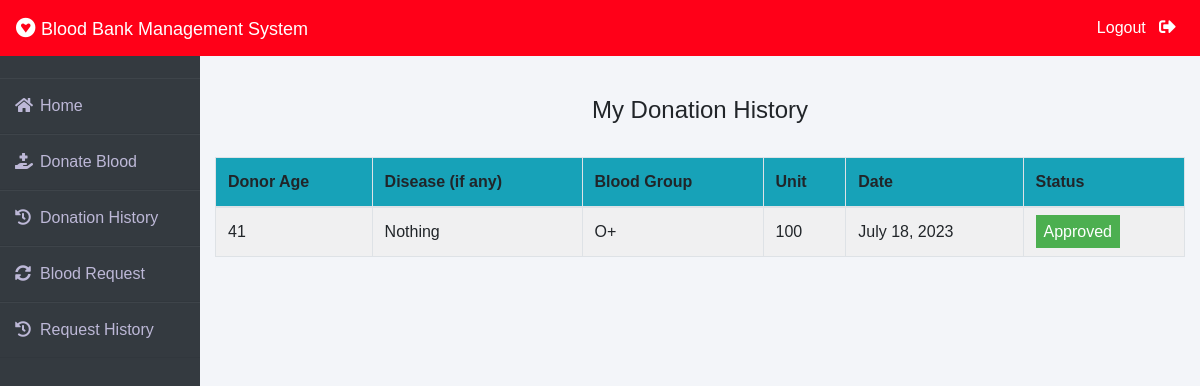
The page /donor/donation-history (signed in) on the database its author committed.
### donor/models.py (models this page shows, shortened)
class BloodDonate(models.Model):
    donor=models.ForeignKey(Donor,on_delete=models.CASCADE)
    disease=models.CharField(max_length=100,default="Nothing")
    age=models.PositiveIntegerField()
    bloodgroup=models.CharField(max_length=10)
    unit=models.PositiveIntegerField(default=0)
    status=models.CharField(max_length=20,default="Pending")
    date=models.DateField(auto_now=True)

### donor/views.py (the view)
# urls.py: path('donation-history', views.donation_history_view,name='donation-history'),
def donation_history_view(request):
    donor= models.Donor.objects.get(user_id=request.user.id)
    donations=models.BloodDonate.objects.all().filter(donor=donor)
    return render(request,'donor/donation_history.html',{'donations':donations})

### templates/donor/donation_history.html (shortened to what this page needs)
{% extends 'donor/donorbase.html' %}
{% block content %}
{% load widget_tweaks %}
{%load static%}
<head>
   </head>
<br><br>
<div class="container">
    <H4 class="text-center">My Donation History</H4><br>
    <table class="table table-light table-hover table-bordered table-striped">
        <thead class="bg-info">
            <tr>
                <th scope="col">Donor Age</th>
                <th scope="col">Disease (if any)</th>
                <th scope="col">Blood Group</th>
                <th scope="col">Unit</th>
                <th scope="col">Date</th>
                <th scope="col">Status</th>
            </tr>
        </thead>
        <tbody>
            {% for t in donations %}
            <tr>
                <td>{{t.age}}</td>
                <td> {{t.disease}}</td>
                <td>{{t.bloodgroup}}</td>
                <td>{{t.unit}}</td>
                <td>{{t.date}}</td>
                {% if t.status == 'Approved' %}
                <td><span class="label success"> Approved</span></td>
                {% elif t.status == 'Rejected' %}
                <td><span class="label warning">Rejected</span></td>
                {% else %}
                <td><span style="color: white;margin-left: 0px;" class="label info">Pending</span></td>
                {% endif %}
            </tr>
            {% endfor %}
        </tbody>
    </table>
</div>
{% endblock content %}

### templates/donor/donorbase.html (style rules this page uses)
* { margin: 0; padding: 0; box-sizing: border-box; list-style: none; text-decoration: none; font-family: 'Josefin Sans', sans-serif; }
body { background-color: #f3f5f9; }

### templates/donor/donation_history.html (style rules this page uses)
.label { color: white; padding: 8px; }
.success { background-color: #4CAF50; }

### rows shown on the page
BloodDonate: age "41", disease "Nothing", bloodgroup "O+", unit "100", date "July 18, 2023", status "Approved"
